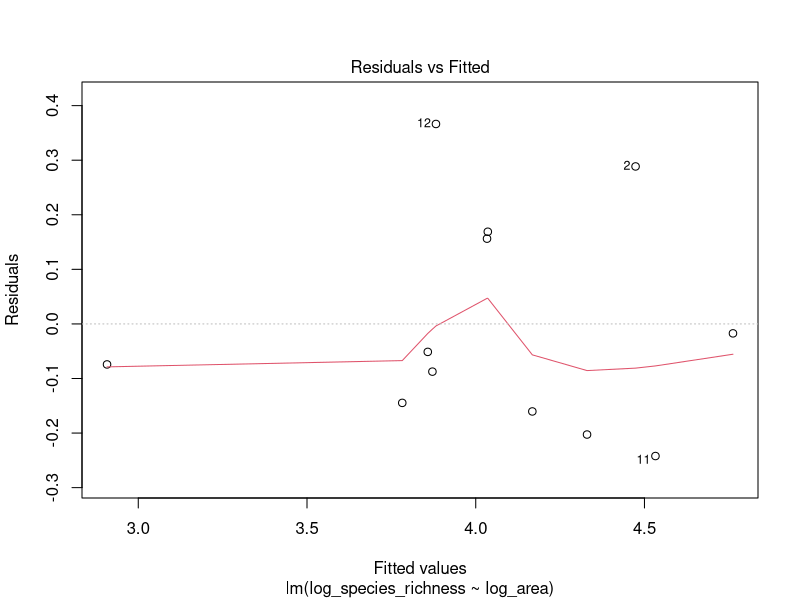
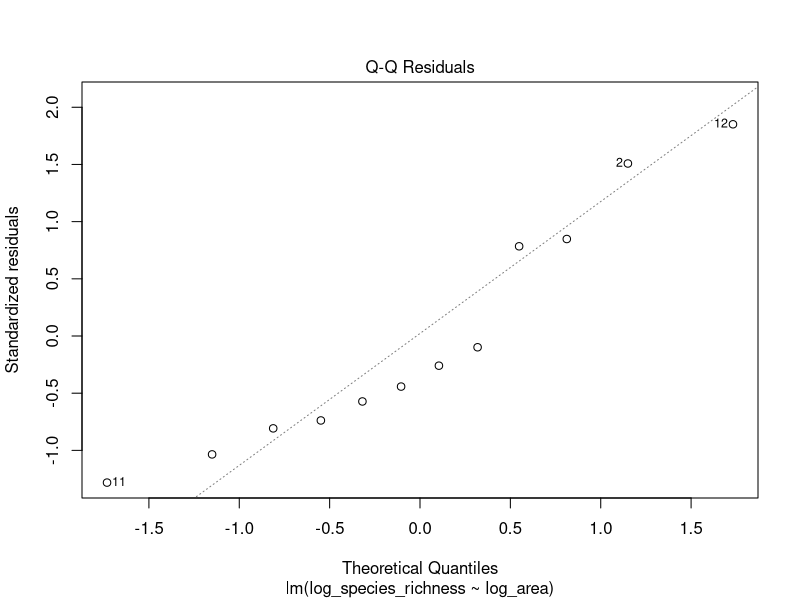
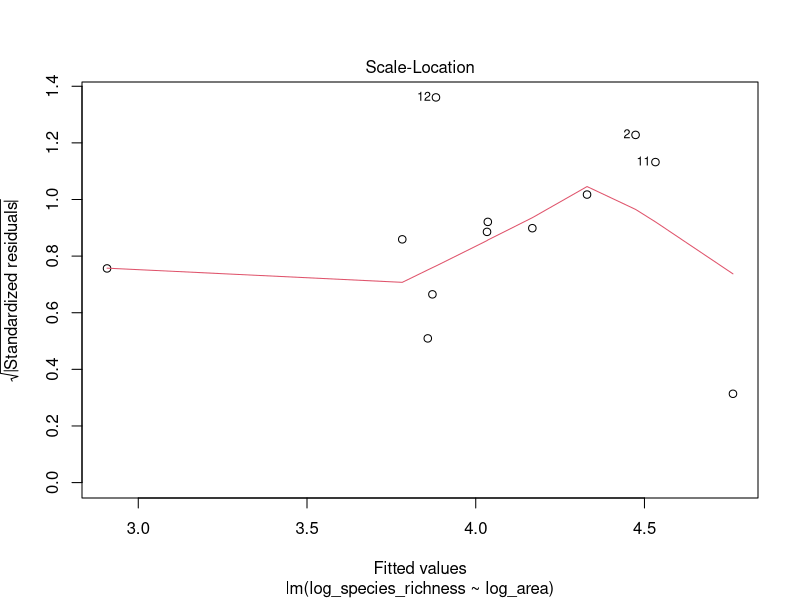
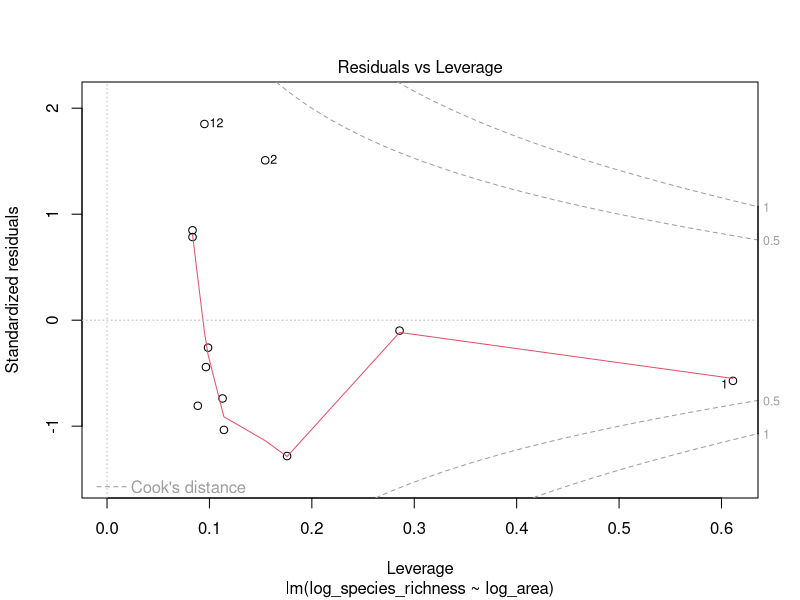
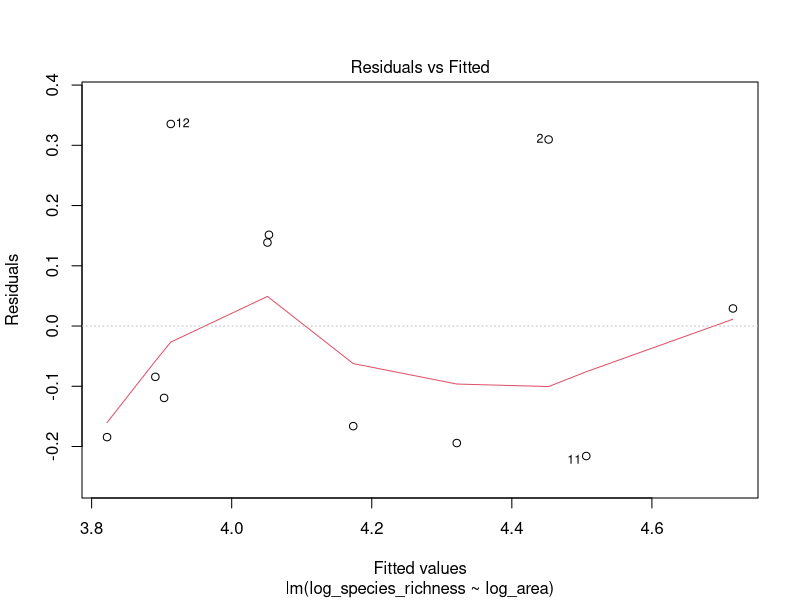
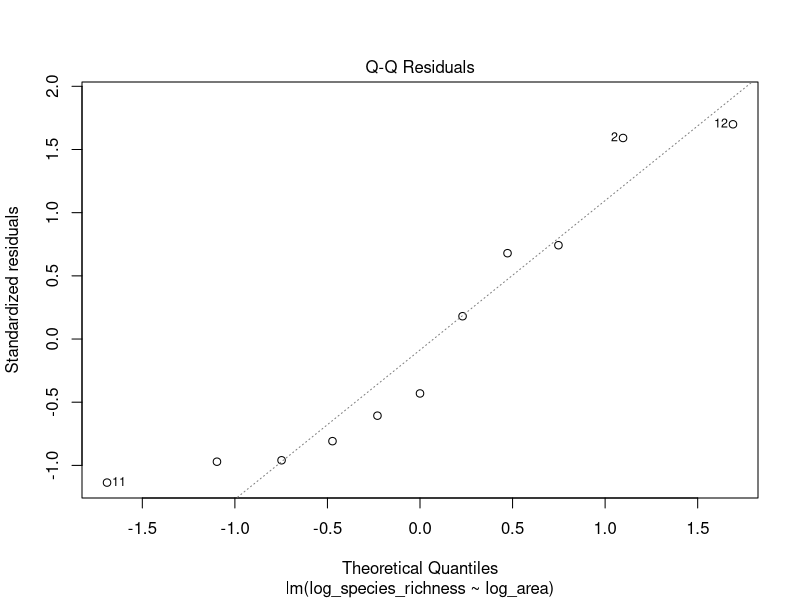
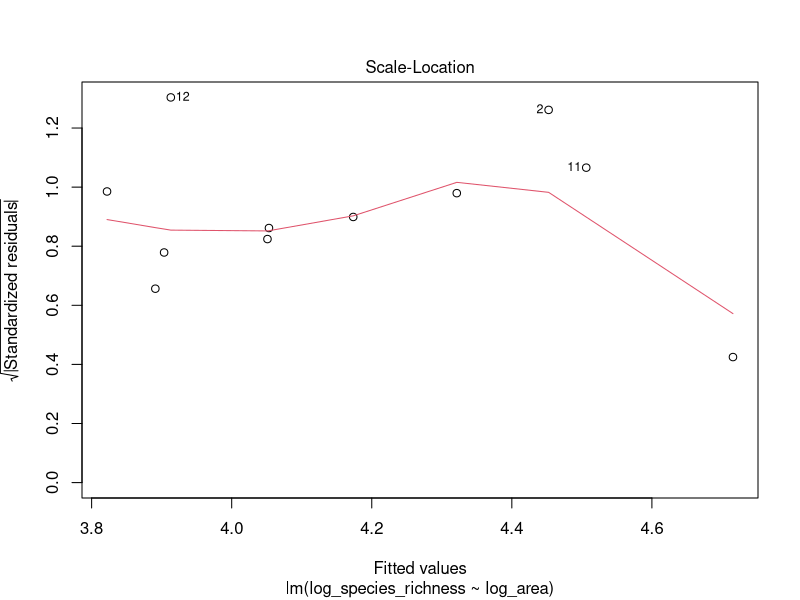
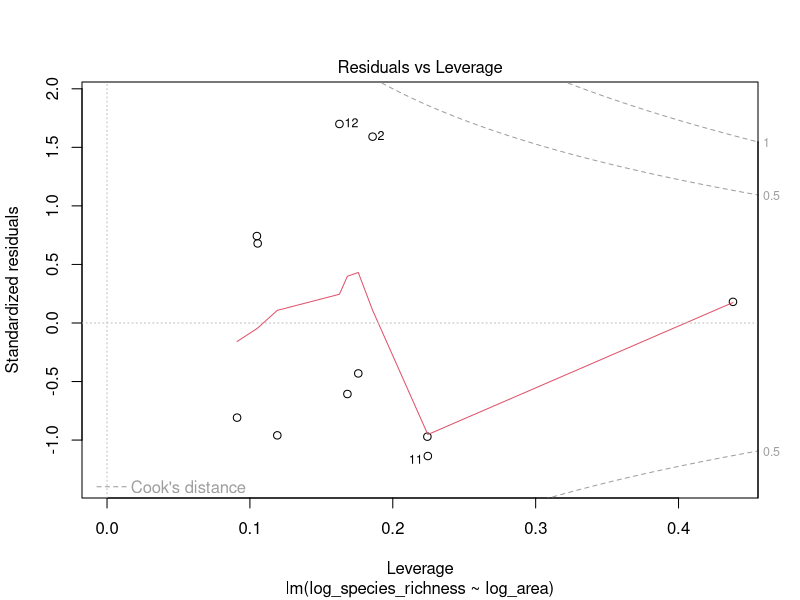

Write the R code that produced these figures, in order.

# libraries ---------------------------------------------------------------

library(ggplot2)
library(ggrepel)

# import data -------------------------------------------------------------

data <- read.csv('data/species-area.csv', stringsAsFactors = T)

# linear model ------------------------------------------------------------

lm(log_species_richness ~ log_area, data = data)
summary(lm(log_species_richness ~ log_area, data = data))
plot(lm(log_species_richness ~ log_area, data = data)) # diagnostic plots
data$res <- lm(log_species_richness ~ log_area, data = data)$res

## analysis without Craigaveagh -------------------------------------------

data_minus_Craigaveagh <- data[-1,]

lm(log_species_richness ~ log_area, data = data_minus_Craigaveagh)
summary(lm(log_species_richness ~ log_area, data = data_minus_Craigaveagh))
plot(lm(log_species_richness ~ log_area, data = data_minus_Craigaveagh)) # diagnostic plots

## plotting model ---------------------------------------------------------

p <- ggplot(data, aes(x=log_area, y=log_species_richness, col = grazing)) +
  geom_smooth(method='lm',
              color = 'black',
              se=F,
              linewidth = 0.3) +
  geom_point() +
  geom_text_repel(aes(label=island),
                  color='black',
                  nudge_y = -0.01,
                  force_pull = 1.5) +
  scale_color_manual(values = c("#0504aa",
                                "#c20078",
                                "#15b01a",
                                "#0b8b87",
                                "#f97306",
                                "#516572",
                                "#3d7afd")) +
  theme(panel.background = element_rect(fill = "transparent", colour = NA),
        plot.background = element_rect(fill = "transparent", colour = NA),
        axis.title.x = element_text(color = 'black'),
        axis.title.y = element_text(color = 'black'),
        axis.ticks = element_line(color = "black"),
        panel.grid.major = element_blank(),
        panel.grid.minor = element_blank(),
        axis.text = element_text(colour = "black"),
        legend.position = 'bottom',
        legend.background = element_blank(),
        legend.key = element_blank(),
        legend.text = element_text(color='black'),
        legend.title = element_text(color='black')) +
  xlab('ln(Area in m²)') +
  ylab('ln(Number of species)'
  )
p

### save figures -----------------------------------------------------------

png('figures/log-log.png', height=2500, width=3000, res=600, bg='white')
p
dev.off()

svg('figures/log-log_noBG.svg', height=4, width=5, bg="transparent")
p
dev.off()

## plot residuals ---------------------------------------------------------

p2 <- ggplot(data, aes(x=log_area, y=res, col = grazing)) +
  geom_hline(yintercept = 0, color = "black") +
  geom_point() +
  geom_text_repel(aes(label=island),
                  color='black',
                  nudge_y = 0.01) +
  scale_color_manual(values = c("#0504aa",
                                "#c20078",
                                "#15b01a",
                                "#0b8b87",
                                "#f97306",
                                "#516572",
                                "#3d7afd")) +
  theme(panel.background = element_rect(fill = "transparent", colour = NA),
        plot.background = element_rect(fill = "transparent", colour = NA),
        axis.title.x = element_text(color = 'black'),
        axis.title.y = element_text(color = 'black'),
        axis.ticks = element_line(color = "black"),
        panel.grid.major = element_blank(),
        panel.grid.minor = element_blank(),
        axis.text = element_text(colour = "black"),
        legend.position = 'bottom',
        legend.background = element_blank(),
        legend.key = element_blank(),
        legend.text = element_text(color='black'),
        legend.title = element_text(color='black')) +
  xlab('ln(Area in m²)') +
  ylab('ln(Number of species)'
  )
p2

### save figures -----------------------------------------------------------

png('figures/25_02_residuals.png', height=2500, width=3000, res=600, bg='white')
p2
dev.off()

svg('figures/25_02_residuals.svg', height=4, width=5, bg="transparent")
p2
dev.off()
